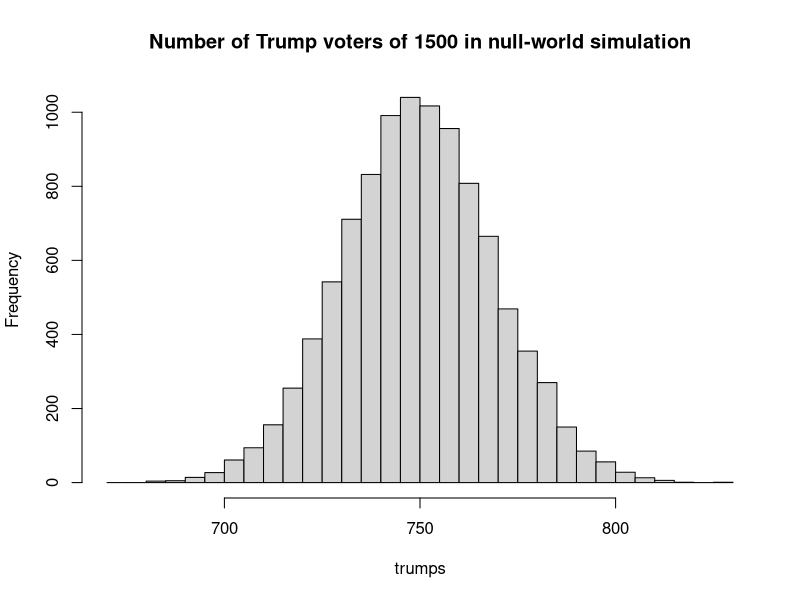

The R script that drew this image:
## ---- chunk 1
3:12
## ---- chunk 2
seq(3, 12)
## ---- chunk 3
seq(3, 33, by=5)
## ---- chunk 4
seq(0.1, 0.9, by=0.2)
## ---- chunk 5
# Number of repeats we will run.
n <- 10000

# Make an array to store the counts.
trumps <- numeric(n)

for (i in 1:n) {
    votes <- sample(c('Trump', 'Clinton'), size=1500, replace=TRUE)
    trumps[i] <- sum(votes == 'Trump')
}

# Integer bins from 670 through 830 in steps of 5.
hist(trumps, breaks=seq(670, 830, by=5),
     main='Number of Trump voters of 1500 in null-world simulation')

# How often >= 840 Trump votes in random draw?
k <- sum(trumps >= 840)
# As a proportion of simulated resamples.
kk <- k / n

message('Proportion voting for Trump: ', kk)
